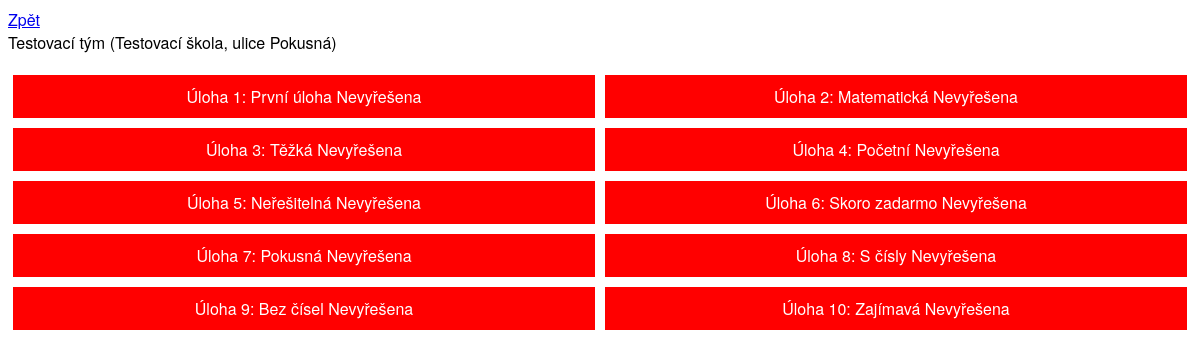
/judge/team/1/ (signed in), run on the app's committed database.
### judge/models.py (models this page shows, shortened)
@total_ordering
class Team(models.Model):
    name = models.CharField(max_length=256)
    school = models.CharField(max_length=256)
    def __str__(self):
        return f'{self.name} ({self.school})'

class Problem(models.Model):
    name = models.CharField(max_length=256, default="")
    number = models.IntegerField()

### judge/views.py (the view)
# urls.py: path("judge/team/<int:team_id>/", views.team_view, name="team_view"),
def team_view(request, team_id):
    userStatus = prompt_or_403(request, 'competition_judge', 'judge_view')
    if userStatus:
        return userStatus
    team = Team.objects.get(id=team_id)
    problems = []
    for problem in Problem.objects.all().order_by('number').values():
        solution = Score.objects.filter(team=team, problem=problem['id'])
        if len(solution) > 0:
            solution = solution[0]
        else:
            solution = None
        link = reverse('judge:problem_view', kwargs={
            'team_id': team.id,
            'problem_id': problem['id'],
        })
        problems.append({
            'problem': problem,
            'solution': solution,
            'link': link
        })
    context = {
        'team': team,
        'problems': problems,
    }
    return render(request, 'judge/team.html', context)

### judge/views.py (called while the page is built)
def check_permissions(request, group):
    if request.user.groups.filter(name=group).exists():
        return True
    return False

def prompt_or_403(request, group, redirect):
    if request.user.is_anonymous:
        return HttpResponseRedirect(
            reverse('judge:login_view',
                    kwargs={'redirect_view': redirect})
        )
    if not check_permissions(request, group):
        return HttpResponse('403 Forbidden', status=403)

### judge/templates/judge/team.html (shortened to what this page needs)
<!DOCTYPE html>
<html lang="en">
<head>
    {% load static %}
    <link rel="stylesheet" href="{% static 'style.css' %}">
</head>
<body>
    <a href="../..">Zpět</a><br />
    {{ team }}
    <div class="splitter">
        {% for problem in problems %}
            {% if problem.solution != None %}
                <a class="problem splitter-item solved" href="{{ problem.link }}" id="problem {{ problem.problem.number }}">
                    Úloha {{ problem.problem.number }}: {{ problem.problem.name }}
                    {{ problem.solution.points }}
                </a>
            {% else %}
                <a class="problem splitter-item unsolved" href="{{ problem.link }}" id="problem {{ problem.problem.number }}">
                    Úloha {{ problem.problem.number }}: {{ problem.problem.name }}
                    Nevyřešena
                </a>
            {% endif %}
        {% endfor %}
    </div>
</body>
</html>

### judge/static/style.css (style rules this page uses)
body { font-family: "Helvetica Neue", Helvetica, Arial, sans-serif; }
.splitter { display: flex; flex-wrap: wrap; justify-content: space-between; align-items: stretch; margin-top: 1em; width: 100%; }
.splitter-item { display: inline-block; margin: 0; padding: 0px; flex: 1; min-width: 400px; }
.problem { text-align: center; padding: 10px; margin: 5px; color:white; text-decoration: none; }
.unsolved { background-color: red; }

### data on the page
Team: name+school "Testovací tým (Testovací škola, ulice Pokusná)"
Problem: problem.number "1", problem.name "První úloha"
Problem: problem.number "2", problem.name "Matematická"
Problem: problem.number "3", problem.name "Těžká"
Problem: problem.number "4", problem.name "Početní"
Problem: problem.number "5", problem.name "Neřešitelná"
Problem: problem.number "6", problem.name "Skoro zadarmo"
Problem: problem.number "7", problem.name "Pokusná"
Problem: problem.number "8", problem.name "S čísly"
Problem: problem.number "9", problem.name "Bez čísel"
Problem: problem.number "10", problem.name "Zajímavá"
